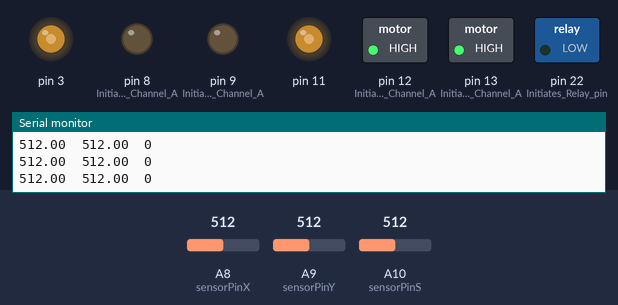
The sketch below on a simulated Arduino Mega 2560, built with avr-gcc and run on an emulated ATmega2560. On the bench: switched loads named in the sketch (green lamp = pin HIGH), output pins drawn as LEDs (lit = HIGH), the last lines printed to the serial monitor. The test bench sets the inputs (shaded band); at power-on: A8 (sensorPinX) = 512, A9 (sensorPinY) = 512, A10 (sensorPinS) = 512.

Above: at 1.2 s.
1.3 s: A8 (sensorPinX) set to 1023
At 2.0 s:
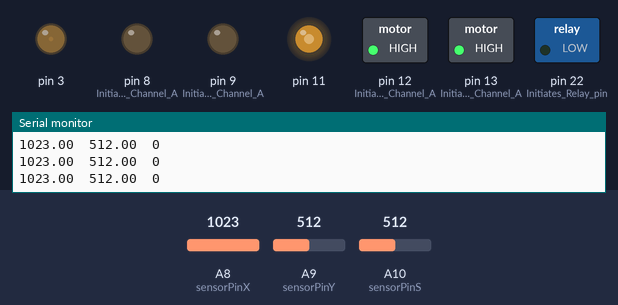
2.8 s: A9 (sensorPinY) set to 0
At 3.7 s:
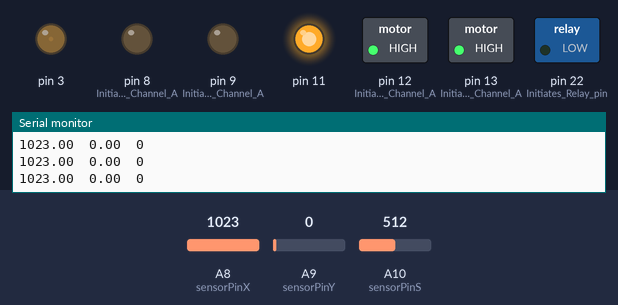
4.3 s: A10 (sensorPinS) set to 0
At 4.7 s:
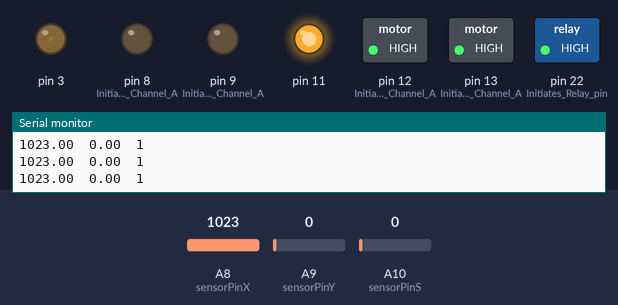
5.8 s: A8 (sensorPinX) set to 716
At 7.0 s:
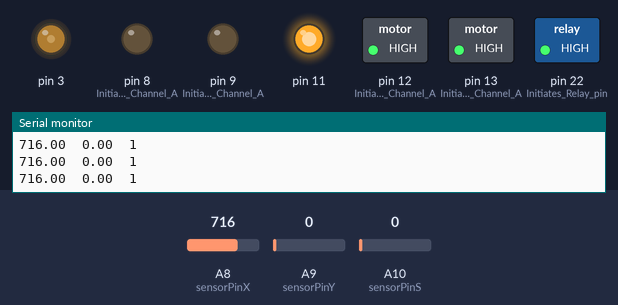
7.3 s: A10 (sensorPinS) set to 122
At 8.0 s:
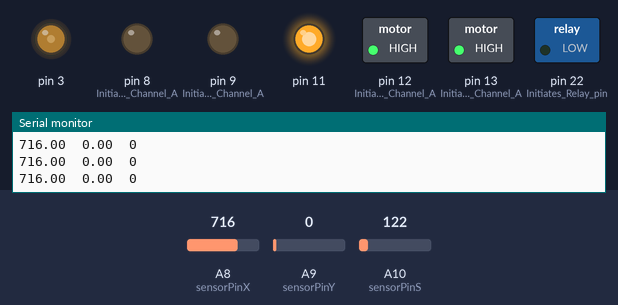
8.8 s: A9 (sensorPinY) set to 1023
At 9.2 s:
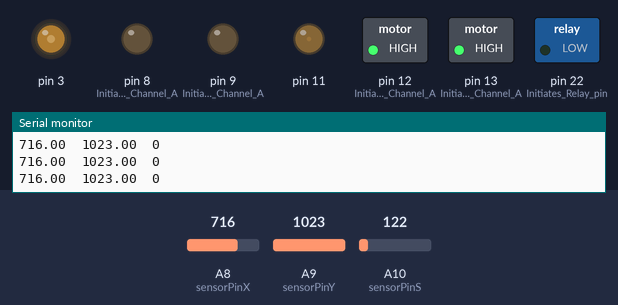
Timing chart, 0 to 11.3 s (numbered marks = the images above; inputs shaded):
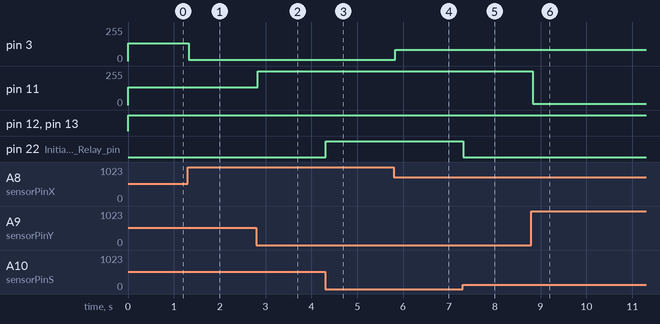

Measured:
- after the input at 1.3 s, pin 3: 132/255 → 9/255 at once
- after the input at 2.8 s, pin 11: 132/255 → 255/255 at once
- after the input at 4.3 s, pin 22 (Initiates_Relay_pin): LOW → HIGH at once
- after the input at 5.8 s, pin 3: 9/255 → 83/255 at once
- after the input at 7.3 s, pin 22 (Initiates_Relay_pin): HIGH → LOW at once
- after the input at 8.8 s, pin 11: 255/255 → 9/255 at once

The sketch:

joystick01.ino
```cpp
#include <Servo.h>

int sensorPinX = A8;
float sensorValueX = 0;
int sensorPinY = A9;
float sensorValueY = 0;
int sensorPinS = A10;
int sensorValueS = 0;

//scalar corrector to make sure that Joystick-neutral gives 2.4v
float correctOutX = 0;
float correctOutY = 0;

//vector corrector make sure that Joystick full sweep gives 0.4 to 4.4v
float correctRatioX = 0.24;
float correctRatioY = 0.24;

int outvalX;
int outvalY;

void setup() {
  Serial.begin (9600);
  Serial.println("Setup");

  //Setup Channel A
  pinMode(12, OUTPUT); //Initiates Motor Channel A pin
  pinMode(9, OUTPUT); //Initiates Brake Channel A pin

  //Setup Channel B
  pinMode(13, OUTPUT); //Initiates Motor Channel A pin
  pinMode(8, OUTPUT);  //Initiates Brake Channel A pin

   pinMode(22, OUTPUT);  //Initiates Relay pin
}

void loop() {
  // put your main code here, to run repeatedly:
    sensorValueX = analogRead(sensorPinX);
    sensorValueY = analogRead(sensorPinY);
    sensorValueS = analogRead(sensorPinS);

    if(sensorValueS==0){
      sensorValueS = 1;
      digitalWrite(22, HIGH);
    }else{
      sensorValueS = 0;
      digitalWrite(22, LOW);
    }

    //sensorValueX = sensorValueX*0.001;
    //sensorValueY = sensorValueY*0.001;

    Serial.print(sensorValueX);
    Serial.print("\t");
    Serial.print(sensorValueY);
    Serial.print("\t");
    Serial.println(sensorValueS);

    digitalWrite(12, HIGH); //Establishes forward direction of Channel A
    digitalWrite(9, LOW);   //Disengage the Brake for Channel A
    //analogWrite(3, 255 );   //Spins the motor on Channel A at full speed
    outvalX = 255 - (sensorValueX * correctRatioX) + correctOutX ;

    if( outvalX>255 ){
      outvalX=255;
    }

    if( outvalX<1 ){
      outvalX=1;
    }


    analogWrite( 3, outvalX );   //Spins the motor on Channel A at full speed

    digitalWrite(13, HIGH);  //Establishes backward direction of Channel B
    digitalWrite(8, LOW);   //Disengage the Brake for Channel B
    //analogWrite(11, 255);    //Spins the motor on Channel B at half speed
    outvalY = 255 - (sensorValueY * correctRatioY) + correctOutY ;

    if( outvalY>255 ){
      outvalY=255;
    }

    if( outvalY<1 ){
      outvalY=1;
    }

    analogWrite(11, outvalY );    //Spins the motor on Channel B at half speed
}
```
